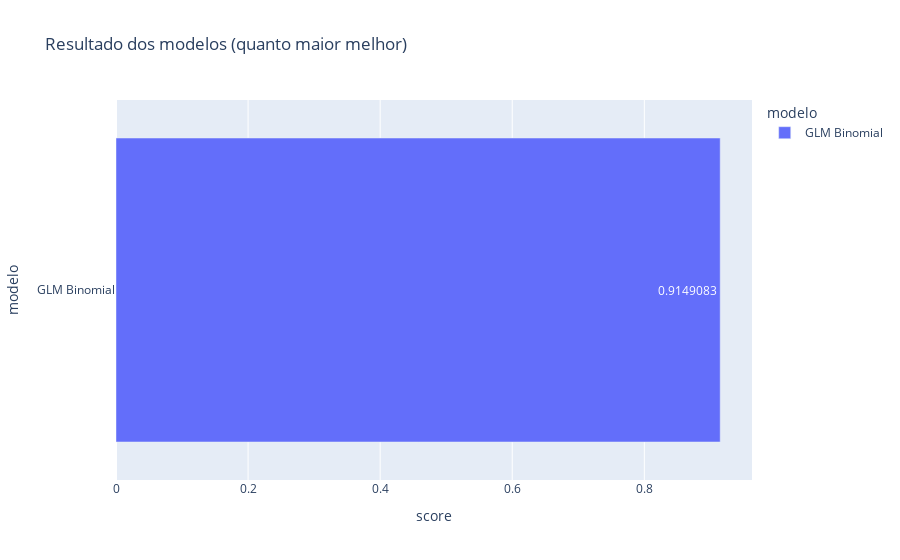

This figure's notebook cell:
### Code cell
import statsmodels.api as sm

type(x_dados_treino)

modelo = sm.GLM(
    endog= y_dados_treino,
    exog = x_dados_treino,
    family= sm.families.Binomial()
)

resultados = modelo.fit()

previsoes = resultados.predict(x_dados_teste)

control_scores("GLM Binomial", accuracy_score(y_dados_teste, np.where(previsoes > 0.80, 1, 0)))

### Figure 1 — Plotly figure (JSON) as saved in the notebook; plotly's stock layout.template omitted (floating-point values rounded to 4 significant figures)
{"data": [{"alignmentgroup": "True", "hovertemplate": "modelo=%{y}<br>score=%{x}<extra></extra>", "legendgroup": "GLM Binomial", "marker": {"color": "#636efa", "pattern": {"shape": ""}}, "name": "GLM Binomial", "offsetgroup": "GLM Binomial", "orientation": "h", "showlegend": true, "textposition": "auto", "texttemplate": "%{x}", "type": "bar", "x": [0.9149], "xaxis": "x", "y": ["GLM Binomial"], "yaxis": "y"}], "layout": {"barmode": "relative", "legend": {"title": {"text": "modelo"}, "tracegroupgap": 0}, "title": {"text": "Resultado dos modelos (quanto maior melhor)"}, "xaxis": {"anchor": "y", "domain": [0, 1], "title": {"text": "score"}}, "yaxis": {"anchor": "x", "categoryarray": ["GLM Binomial"], "categoryorder": "array", "domain": [0, 1], "title": {"text": "modelo"}}}}
